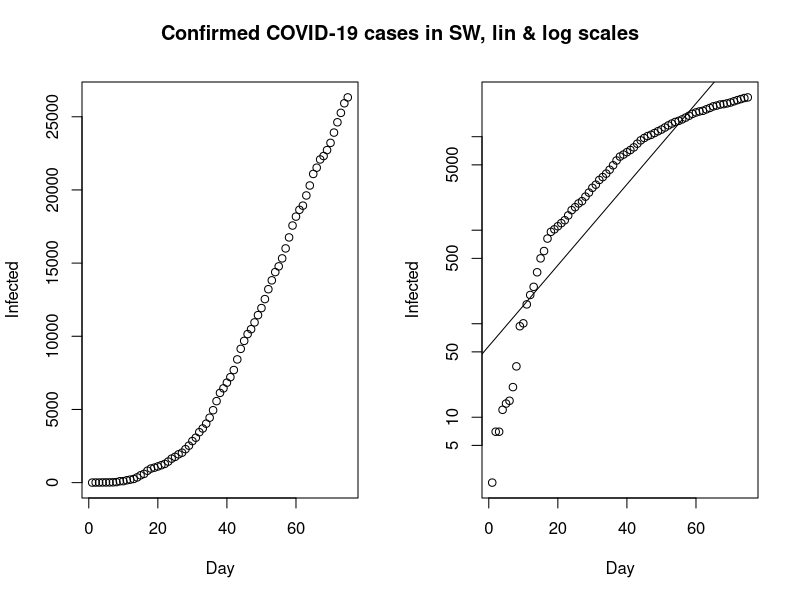
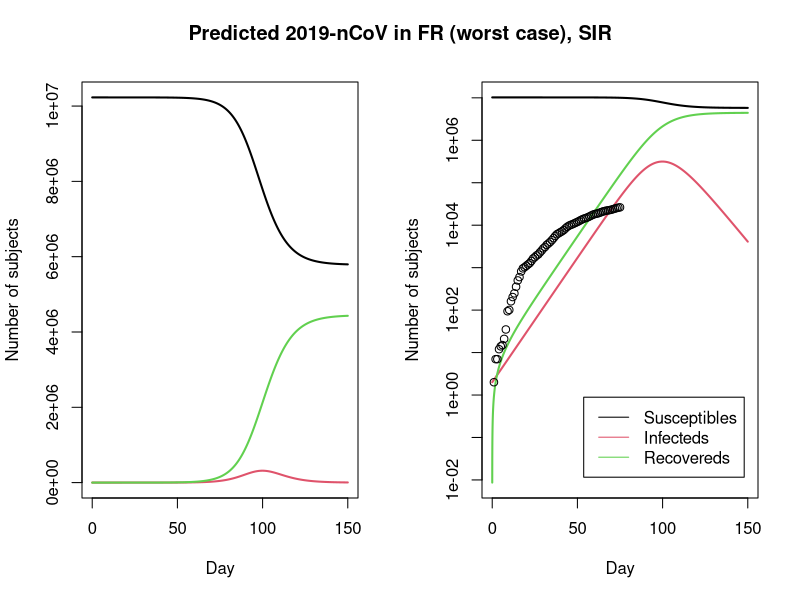
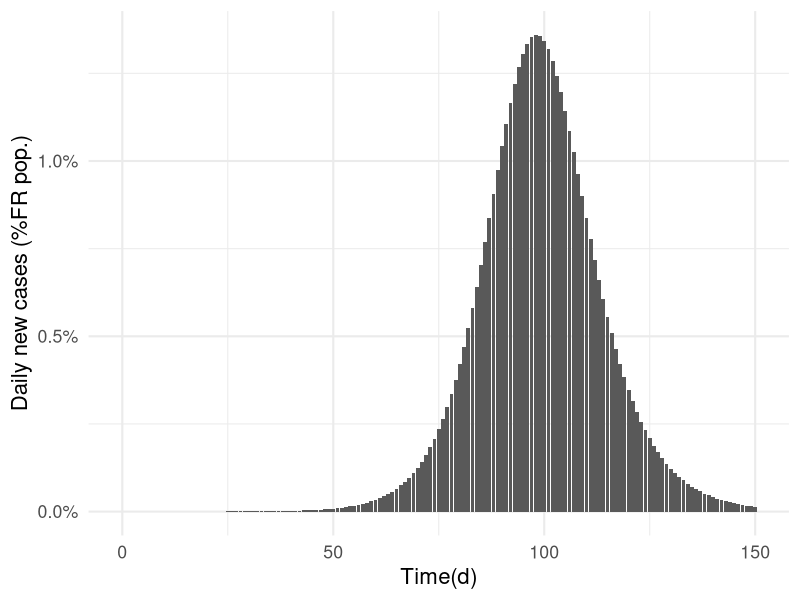

These figures' R source, in order:
## source: https://github.com/bbolker/bbmisc/blob/master/peak_I_simple.rmd
# https://tinu.shinyapps.io/Flatten_the_Curve/
# https://staff.math.su.se/hoehle/blog/2020/03/16/flatteningthecurve.html


install.packages("tidyverse")
library(tidyverse)

#install.packages("pillar")
#library(pillar)

install.packages("deSolve")
library(deSolve)

install.packages("tidyr")
library(tidyr)

install.packages("tidyverse")
library(tidyverse)

install.packages("dplyr")
library(dplyr)

install.packages("magrittr")
library(dplyr)

install.packages("purrr")
library(purrr)

install.packages("ggplot2")
library(ggplot2); theme_set(theme_minimal(base_size=16))

######################################################################
# sources: https://raw.githubusercontent.com/hoehleatsu/hoehleatsu.github.io/master/_source/2020-03-16-flatteningthecurve.Rmd
# Function to compute the derivative of the ODE system
#
#  t - time
#  y - current state vector of the ODE at time t
#  parms - Parameter vector used by the ODE system
#
# Returns:
#  list with one component being a vector of length two containing
#  dS(t)/dt and dI(t)/dt
######################################################################


# SW #Note. we start the count for our sir model as of 2/26/2020 when cases>1
Infected <- c(2,7,7,12,14,15,21,35,94,101,161,203,248,355,500,599,814,961,1022,1103,1190,1279,1439,1639,1763,1934,2046,2286,2526,2840,3069,3447,3700,4028,4435,4947,5568,6131,6443,6830,7206,7693,8419,9141,9685,10151,10483,10948,11445,11927,12540,13216,13822,14385,14777,15322,16004,16755,17567,18177,18640,18926,19621,20302,21092,21520,22082,22317,22721,23216,23918,24623,25265,25921,26322)

# FR # we start the count for our sir model as of 1/24/2020 when cases>1
#Infected <- c(2,3,3,3,4,5,5,5,6,6,6,6,6,6,6,11,11,11,11,11,11,11,12,12,12,12,12,12,12,12,12,12,14,18,38,57,100,130,191,204,285,377,653,949,1126,1209,1784,2281,2281,3661,4469,4499,6633,7652,9043,10871,12612,14282,16018,19856,22304,25233,29155,32964,37575,40174,44550,52128,56989,59105,64338,89953,92839,98010,109069,112950,117749,124869,129654,129654)

# US
# Infected <- c(1,1,2,2,5,5,5,5,5,7,8,8,11,11,11,11,11,11,11,11,12,12,13,13,13,13,13,13,13,13,15,15,15,51,51,57,58,60,68,74,98,118,149,217,262,402,518,583,959,1281,1663,2179,2727,3499,4632,6421,7783,13747,19273,25600,33276,43847,53740,65778,83836,101657,121465,140909,161831,188172,213372,243762,275586,308853,337072,366667,396223,429052,461437,496535,526396,526396)

# BE
# Infected <- c(0,0,0,0,0,0,0,0,0,0,0,0,0,1,1,1,1,1,1,1,1,1,1,1,1,1,1,1,1,1,1,1,1,1,1,1,1,1,1,2,8,13,23,50,109,169,200,239,267,314,314,559,689,886,1058,1243,1486,1795,2257,2815,3401,3743,4269,4937,6235,7284,9134,10836,11899,12775,13964,15348,16770,18431,19691,20814,22194,23403,24983,26667,28018,28018)

# RW
#Infected <- c(0,0,0,0,0,0,0,0,0,0,0,0,0,0,0,0,0,0,0,0,0,0,0,0,0,0,0,0,0,0,0,0,0,0,0,0,0,0,0,0,0,0,0,0,0,0,0,0,0,0,0,0,1,1,5,7,8,8,17,17,19,36,40,41,50,54,60,70,70,75,82,84,89,102,104,105,105,110,110,118,120,120)

Day <- 1:(length(Infected)) # length of the infection period

# Population size: 1e6 (1 milliion) or 1e7 (10 millions)
#N <- 1e6 OR, better, actual countries' population

#N <- 66000000 # population of the UK
N <- 10230000 # population of the SW
#N <- 66990000 # population of the FR
#N <- 32820000 # population of the US
#N <- 11460000 # population of the BE
#N <- 12210000 # population of the RW

# Plot coutnry's confirmed cases
old <- par(mfrow = c(1, 2))
#plot(Day, Infected, type ="b") # bubbles
plot(Day, Infected, type ="b")
plot(Day, Infected, log = "y") # type b by default
abline(lm(log10(Infected) ~ Day))
title("Confirmed COVID-19 cases in SW, lin & log scales", outer = TRUE, line = -2)


## Let's extrapolate to maybe 90 days, via epidemiologic modeling
SIR <- function(time, state, parameters) {
  par <- as.list(c(state, parameters))
  with(par, {
    dS <- -beta/N * I * S
    dI <- beta/N * I * S - gamma * I
    dR <- gamma * I
    list(c(dS, dI, dR))
  })
}


init <- c(S = N-Infected[1], I = Infected[1], R = 0)
RSS <- function(parameters) {
  names(parameters) <- c("beta", "gamma")
  out <- ode(y = init, times = Day, func = SIR, parms = parameters)
  fit <- out[ , 3]
  sum((Infected - fit)^2)
}

# general optimazion nethod based on Nelder-Mead
# https://en.wikipedia.org/wiki/Nelder%E2%80%93Mead_method
Opt <- optim(c(0.5, 0.5), RSS, method = "L-BFGS-B", lower = c(0, 0), upper = c(1, 1)) # optimize with some sensible conditions
Opt$message
## [1] "CONVERGENCE: NORM OF PROJECTED GRADIENT <= PGTOL"

Opt_par <- setNames(Opt$par, c("beta", "gamma"))
print(Opt_par)
#beta     gamma 
#1.0000000 0.8439871 

#R0 <- Opt_par["beta"]/Opt_par["gamma"] # R0/N
#print(R0)
# 1

## Either we use these params, OR let's choose, instead, the following values for gamma, beta and RO (based on studies)
# Rate at which person stays in the infectious compartment (disease specific and tracing specific)
# γ=0.2 corresponding here to an average length of the infective period of 5 days.
gamma <- 1/5 

# Infectious contact rate - beta = R0/N*gamma and when R0 \approx 2.25 then  2.25/N*gamma i.e
# a contact rate of β=0.00000004 means that the contact rate with a given individual is 0.0000004 contacts per day.
beta <- 4e-08 

# R0 for the beta and gamma values
# Altogether, this leads to an R0 of 2.25, which roughly corresponds to the R0 of SARS-CoV-2
R0 = 2.25
#R0 <- beta*N/gamma


# Grid where to evaluate
max_time <- 150 # here predictions up to 150 days, i.e + (length(Day)-max_time) beyond length(Day)
times <- seq(0, max_time, by=0.01)

# time in days, prediction to up to 90 days (highly unlikely fact will confirm the hypothesis though)
#fit <- data.frame(ode(y = init, times = t, func = SIR, parms = Opt_par))
fit <- data.frame(ode(y = init, times = times, func = SIR, parms = Opt_par))
col <- 1:3 # colour
print(fit)

#sink('fit_FR_14042020.txt'); fit; sink()
#write.csv(fit, "fit_FR_12042020.csv")


# Plot infection curve
matplot(fit$time, fit[ , 2:4], type = "l", xlab = "Day", ylab = "Number of subjects", lwd = 2, lty = 1, col = col)
matplot(fit$time, fit[ , 2:4], type = "l", xlab = "Day", ylab = "Number of subjects", lwd = 2, lty = 1, col = col, log = "y")

points(Day, Infected)
legend("bottomright", c("Susceptibles", "Infecteds", "Recovereds"), lty = 1, lwd = 1, col = col, inset = 0.05)
title("Predicted 2019-nCoV in FR (worst case), SIR", outer = TRUE, line = -2)



## We can now solve the ODE system using the above parameters and an initial number of infectious of, say, 10:
# Load package to numerically solve ODEs
#library(deSolve)

# Solve ODE system using Runge-Kutta numerical method.
# ode_solution <- rk4(y = c(N - 10, 10), times = times, func = sir, parms = c(beta, gamma)) %>%
ode_solution <- ode(y = init, times = times, func = SIR, parms = Opt_par) %>%
  as.data.frame() %>%
  setNames(c("t", "S", "I", "R")) %>%
  mutate(beta = beta, gama = gamma, R0 = N * beta / gamma, s = S / N, i = I / N, type = "without_intervention")

ode_solution_daily <- ode_solution %>%
  filter(t %in% seq(0, max_time, by = 1)) %>%
  mutate(C = if_else(row_number() == 1, 0, lag(S) - S), c = C / N)


## The epidemic curve of new infections per day is shown below:
df_plot <- ode_solution_daily %>% select(t, c) %>% 
  pivot_longer(-t, names_to= "Quantity", values_to = "Proportion") 
ggplot(df_plot, aes(x=t, y=Proportion)) + geom_col() + 
  xlab("Time(d)") + ylab("Daily new cases (%FR pop.)") + scale_y_continuous(labels=scales::percent)


# Function to compute the final size.
s_inf <- function(R0) {
  
  f_target <- function(x) { x - exp(-R0*(1-x)) }
  
  result <- uniroot(f_target, lower=1e-12, upper=1-1e-12)$root
  
  return(result)
}

# Final proportion of infected.
1 - s_inf(R0)
#[1] 0.8534382

## We can use the above equation to verify that the larger $R_0$, the larger is the final size of the outbreak:
R0_grid <- c(1.25, 1.5, 1.75,2, 2.25, 2.5, 3)
map_dbl( R0_grid, ~ 1-s_inf(.x)) %>% setNames(R0_grid) %>% scales::percent(accuracy=1)
#  1.25   1.5  1.75     2  2.25   2.5     3 
# "37%" "58%" "71%" "80%" "85%" "89%" "94%"
